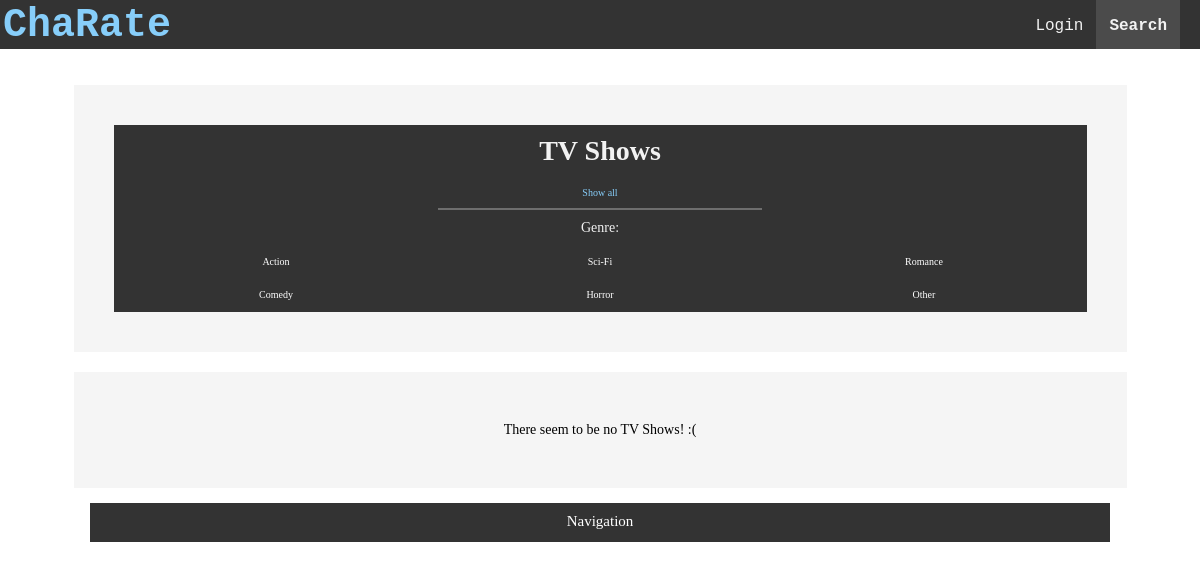
/ChaRate/tvshows/, run on an earlier commit of the app's database.
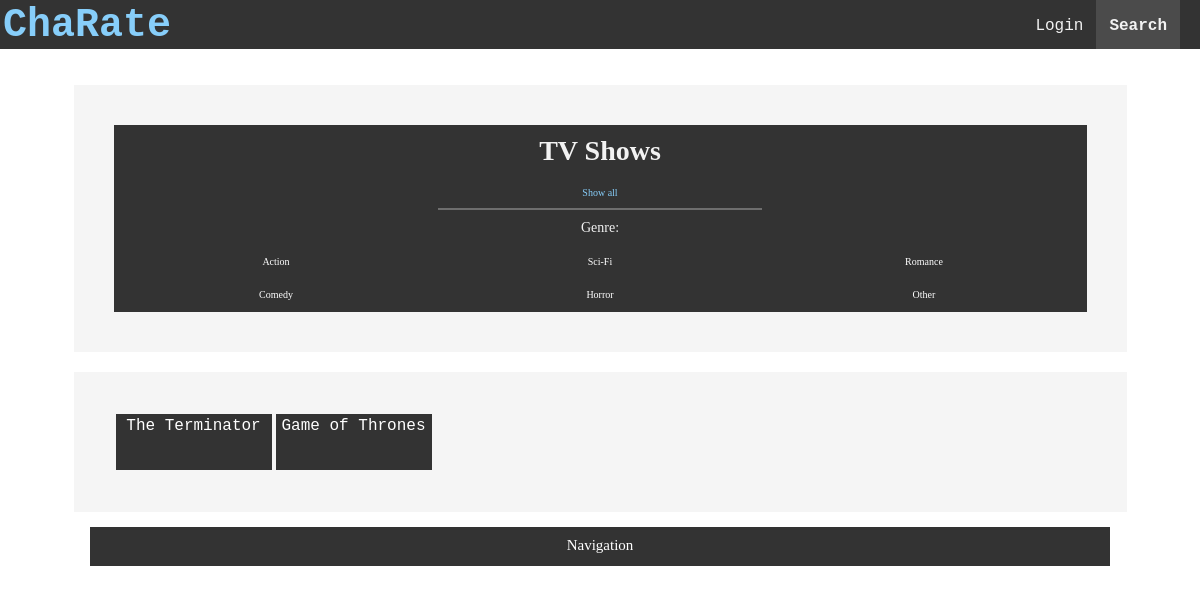
And on a later commit of the database.
### ChaRate/models.py (models this page shows, shortened)
class TV(models.Model):
    Genre_Choices = (
        ('sci', 'Sci-Fi'),
        ('action', 'Action'),
        ('horror', 'Horror'),
        ('comedy', 'Comedy'),
        ('romance', 'Romance'),
        ('other', 'Other'),
    )
    name = models.CharField(max_length=128, unique = True)
    genre = models.CharField(max_length=20,choices=Genre_Choices)
    slug = models.SlugField(unique = True)
    class Meta:
        verbose_name_plural = 'TV Shows'

### ChaRate/views.py (the view)
def view_tvshows(request):
    TVShows = TV.objects.all()
    context_dict = {'tvshows': TVShows}
    return render(request, 'ChaRate/tvfilter.html', context_dict)

### templates/ChaRate/tvfilter.html (shortened to what this page needs)
{% extends 'ChaRate/base.html' %}
{% load staticfiles %}
{% block body_block %}
<div class="container">
    <div class="bblock" id="dark">
        <h1>TV Shows</h1>
        <div class="grid" id="btnContainer">
            <button class="button active" onclick="filterSelection('all')"> Show all</button>
            <p>Genre:</p>
            <button class="button" onclick="filterSelection('action')"> Action</button>
            <button class="button" onclick="filterSelection('sci')"> Sci-Fi</button>
            <button class="button" onclick="filterSelection('romance')"> Romance</button>
            <button class="button" onclick="filterSelection('comedy')"> Comedy</button>
            <button class="button" onclick="filterSelection('horror')"> Horror</button>
            <button class="button" onclick="filterSelection('other')">Other</button>
        </div>
    </div>
</div>
<div class="container">
    <div class="filteredgrid">
        {% if tvshows %}
            {% for tv in tvshows %}
                <a class="filteredA {{ tv.genre }}" href="{% url 'tvpage' tv.slug %}">{{ tv.name }}</a>
            {% endfor %}
        {% else %}
            <p>There seem to be no TV Shows! :(</p>
        {% endif %}
    </div>
</div>
{% endblock %}

What changed in the data, as far as the page shows it:
added TV: name "The Terminator"
added TV: name "Game of Thrones"
Also different on the page:
text no longer shown: "There seem to be no TV Shows! :("
